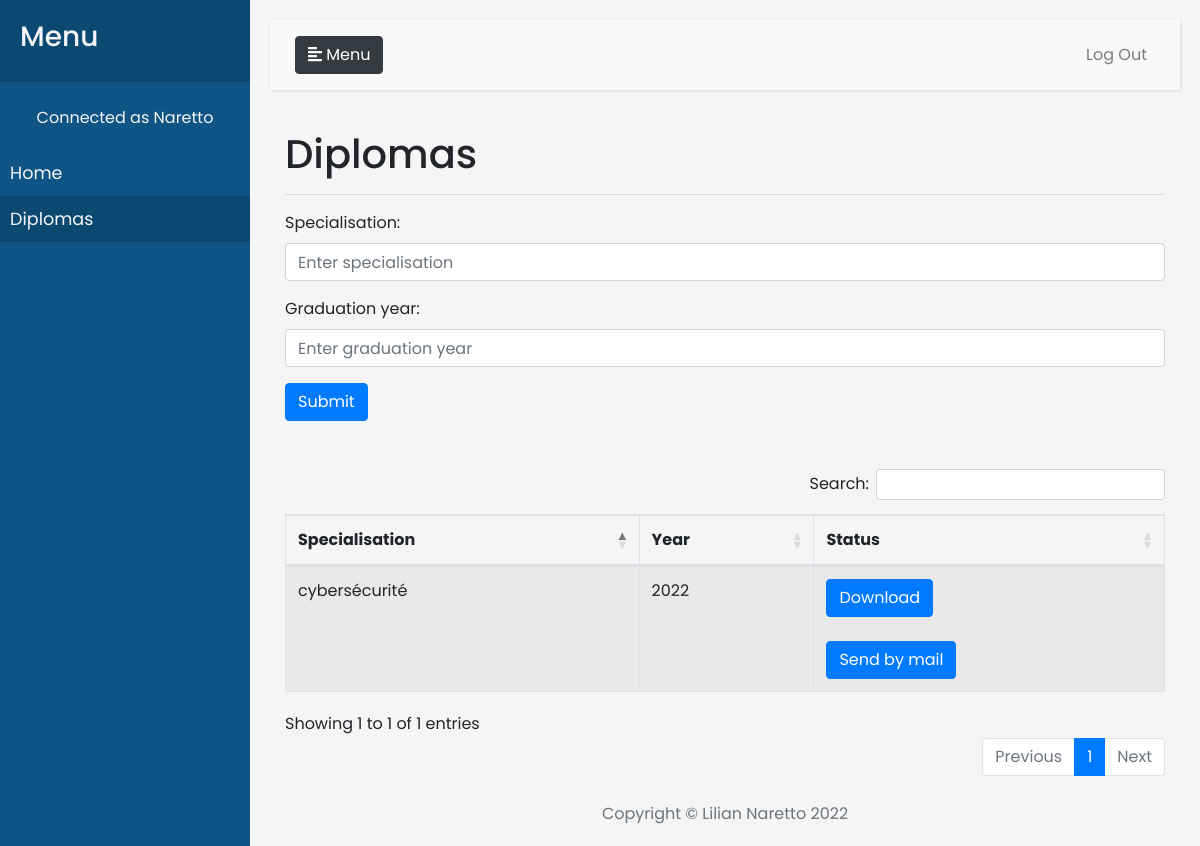
Before: /diplomas (signed in) with the older database file.
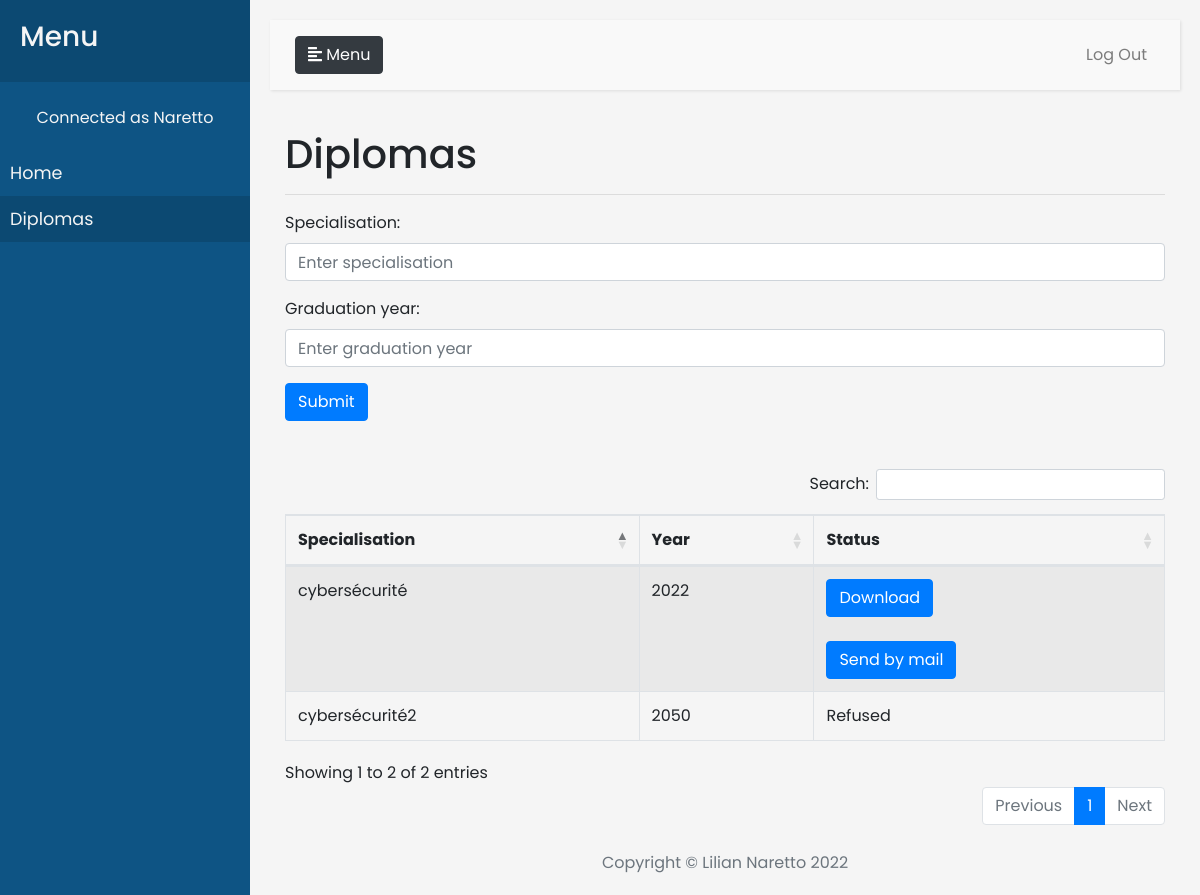
After: the same page with the newer database file.
### manager.py (models this page shows, shortened)
class Diploma(db.Model) :
    __tablename__ = 'diploma'
    _id = db.Column('id',db.Integer,primary_key = True)
    _id_user = db.Column(db.Integer, db.ForeignKey('user.id'))
    user_link = db.relationship("User")
    graduation_years = db.Column("graduation_years",db.String(8))
    specialisation =db.Column("specialisation",db.String(255))
    status = db.Column('status',db.Integer)# 0 : validé 1:refusé 2: en attente
    hash =db.Column('hash',db.String(255))

### app.py (the view)
@app.route("/diplomas",methods=['POST','GET'])
@login_required
def diploma():
    diploma=True
    if current_user.admin:
        return redirect('/admin')
    tab_diploma = user_diploma(current_user.id)
    if request.method == 'POST':
        if "certif" in request.form:
            diploma = {}
            diploma['id_user'] = current_user.id
            diploma['specialisation'] = request.form['specialisation']
            diploma['graduation_years'] = request.form['graduation_years']
            diploma['status'] = 2
            save_diploma(diploma)
            tab_diploma.append(diploma)
            return render_template('/User.html',diplomas = tab_diploma, n = len(tab_diploma),diploma=diploma,success="Diploma verification sent !")
        elif "download" in request.form:
            diplomaid = request.form["download"]
            diploma = Diploma.query.get(diplomaid)
            if diploma._id_user == current_user.id:
                return send_file(os.path.join(basedir, app.config['SEND_FOLDER'],'diploma_'+str(diploma._id)+".png"), as_attachment=True)
            else:
                return render_template('/User.html',diplomas = tab_diploma,n = len(tab_diploma),diploma=diploma,warning = "Error !")
        elif "mail" in request.form:
            diplomaid = request.form["mail"]
            diploma = Diploma.query.get(diplomaid)
            maildiploma(os.path.join(basedir, app.config['SEND_FOLDER'],'diploma_'+str(diploma._id)+".png"),current_user.mail)
            return render_template('/User.html',diplomas = tab_diploma,n = len(tab_diploma),diploma=diploma,success="Mail sent to "+current_user.mail+" !")
    else:
        return render_template('/User.html',diplomas = tab_diploma,n = len(tab_diploma),diploma=diploma)

### manager.py (called while the page is built)
@login_manager.user_loader
def load_user(user):
    return User.query.get(user)

def user_diploma(user_id):
    diplomas = []
    query_di = Diploma.query.filter_by(_id_user = user_id)
    for elem in query_di:
        diplomas.append(elem)
    return diplomas

### templates/user.html (shortened to what this page needs)
{% extends 'base.html' %}
{% block content %}
<h1>Diplomas</h1>
<hr>
<form method="POST">
    <div class="form-group">
            <label >Specialisation:</label>
            <input type="text" class="form-control" id="specialisation"  name="specialisation" placeholder="Enter specialisation">
    </div>
    <div class="form-group">
        <label >Graduation year:</label>
        <input type="number" min="1900" max="2099" class="form-control" id="graduation_years"  name="graduation_years" placeholder="Enter graduation year">
    </div>
    <button type="submit" class="btn btn-primary" name="certif" value="certif">Submit</button>
</form>
<br>
<br>
<table class="table display table-striped table-bordered">
        <thead>
          <tr>
            <th scope="col">Specialisation</th>
            <th scope="col">Year</th>
            <th scope="col">Status</th>
          </tr>
        </thead>
        <tbody>
            {% for diploma in diplomas %}
            <tr>
                <td>{{diploma.specialisation}}</td>
                <td>{{diploma.graduation_years}}</td>
                {%if diploma.status == 2 %}
                <td>Waiting</td>
                {%elif diploma.status == 0 %}
                <td>Refused</td>
                {%else%}
                    <td><form method="POST">
                      <button type="submit" class="btn btn-primary" name="download" value={{diploma._id}}>Download</button>
                  </form>
                  <br>
                  <form method="POST">
                    <button type="submit" class="btn btn-primary" name="mail" value={{diploma._id}}>Send by mail</button>
                </form></td>
                {%endif%}
            </tr>
            {%endfor%}
        </tbody>
      </table>
{% endblock%}

### templates/base.html (shortened to what this page needs)
<!DOCTYPE html>
<html lang="en">
    <head>
        <link rel="stylesheet" href="https://cdnjs.cloudflare.com/ajax/libs/font-awesome/4.7.0/css/font-awesome.min.css">
        <link rel="stylesheet" href="https://stackpath.bootstrapcdn.com/bootstrap/4.3.1/css/bootstrap.min.css">
        <link rel="stylesheet" href="https://cdn.jsdelivr.net/npm/bootstrap@4.5.3/dist/css/bootstrap.min.css">
        <link rel="stylesheet" href="https://cdn.datatables.net/1.10.25/css/dataTables.bootstrap4.min.css">
        <link rel="stylesheet" href="https://cdn.datatables.net/buttons/1.7.1/css/buttons.dataTables.min.css">
        <link rel="stylesheet" type="text/css" href="{{ url_for('static', filename='css/style.css') }}">
    </head>
    <body>
        <div class="wrapper">
            <nav id="sidebar" aria-label="navigation">
                <div class="sidebar-header">
                    <h3>Menu</h3>
                </div>
                <br>
                {% if current_user.is_authenticated %}<div style="text-align: center;" >Connected as {{current_user.name}}</div>{% endif %}
                <ul class="list-unstyled components">
                    <li {% if home %} class="active" {% endif %}>
                        <a class="nav-link" href="{{ url_for('home') }}">Home</a>
                    </li>
                    {% if current_user.is_authenticated %}
                    {% if not current_user.admin %}
                    <li {% if diploma %} class="active" {% endif %}>
                        <a class="nav-link" href="{{ url_for('diploma') }}">Diplomas</a>
                    </li>
                    {% endif %}
                    {% endif %}
                </ul>
            </nav>
            <div id="content">
                <nav class="navbar navbar-expand-lg navbar-light">
                    <div class="container-fluid">
                        <button type="button" id="sidebarCollapse" class="btn btn-dark">
                            <em class="fas fa-align-left"></em>
                            <span>Menu</span>
                        </button>
                        <div class="collapse navbar-collapse justify-content-end" id="navbarSupportedContent">
                            <ul class="nav navbar-nav ml-auto">
                                {% if current_user.is_authenticated %}
                                <li class="nav-item">
                                    <a class="nav-link" href="{{ url_for('logout') }}">Log Out</a>
                                </li>
                                {% endif %}
                            </ul>
                        </div>
                    </div>
                </nav>
                <div class="container-fluid">
                    {% block content%}
                    {% endblock %}
                </div>
                <br>
                <footer class="footer text-center">
                    <div class="container">
                        <span class="text-muted">Copyright &copy; Lilian Naretto 2022</span>
                    </div>
                </footer>
            </div>
        </div>
    </body>
</html>

Changed rows visible on the page:
added Diploma: specialisation "cybersécurité2", graduation_years "2050", status "Refused"
Other visible differences:
text written by a page script: "Search: Showing 1 to 1 of 1 entries Previous 1 Next" → "Search: Showing 1 to 2 of 2 entries Previous 1 Next"
